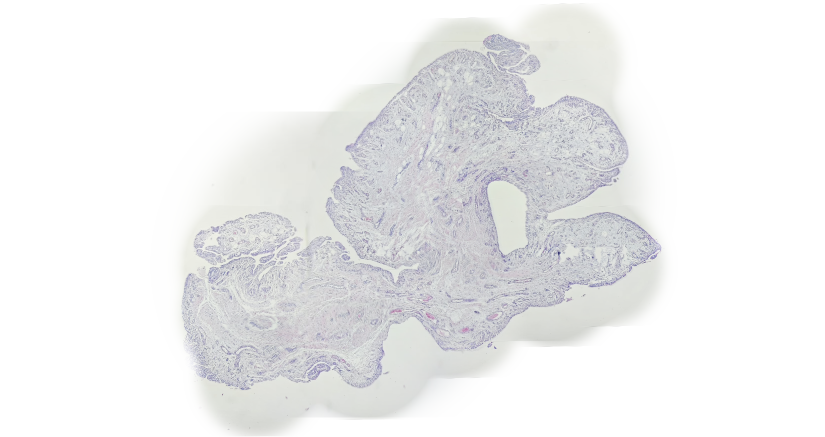
#> input picture sonuc.png, 1649 x 874 px, given as the content of the folder ./fotograflar, which was not available (shown at 1/2 size)
$ python mikroskop_birlestir.py --girdi ./fotograflar --cikti sonuc.png
#> lines starting #> are read from the running program, lines starting #| are printed output that depends on the picture; pictures that were not available may be replaced by others from this repository, and a replacement may not be noted
### mikroskop_core.py
"""
mikroskop_core.py
------------------
CLI ve GUI'nin ortak kullandığı çekirdek fonksiyonlar:
  - ön işleme (ışık eşitleme / vinyet düzeltme)
  - stitching (hazır cv2.Stitcher + manuel afin/feather yedek yöntem)
  - farklı objektiflerden (büyütmelerden) gelen görüntüleri otomatik ayırma
"""

import glob
import os

import cv2
import numpy as np


# --------------------------------------------------------------------------
# ÖN İŞLEME
# --------------------------------------------------------------------------
# [29 lines left out: functions isik_esitle, vinyet_duzelt, on_isle, not called in this run]


# --------------------------------------------------------------------------
# TELEFON+OKÜLER SİYAH KENAR KIRPMA
# --------------------------------------------------------------------------
def daire_alanini_kirp(img, esik=25, kapama_oran=0.03, kenar_payi_oran=0.01,
                        min_alan_orani=0.15):
    """Telefonla oküler üzerinden çekilen fotoğraflardaki geniş siyah kenar
    boşluğunu (mikroskobun dairesel görüş alanı dışını) kırpar.

    Koyu renkli (yoğun boyalı) doku bölgelerinin yanlışlıkla "arka plan"
    sayılıp maskede delik açmaması için önce morfolojik kapama ile küçük
    boşluklar doldurulur, sonra en büyük bağlı bölgenin (dairenin) sınır
    kutusuna kırpılır. Siyah kenarlık YOKSA (örn. sıradan bir fotoğrafsa)
    tespit edilen alan zaten neredeyse tüm kareyi kaplayacağından kırpma
    isteğe bağlı olarak hemen hemen hiçbir şey yapmaz -- yani varsayılan
    olarak açık bırakmak güvenlidir.
    """
    h, w = img.shape[:2]
    gray = cv2.cvtColor(img, cv2.COLOR_BGR2GRAY)
    _, ham = cv2.threshold(gray, esik, 255, cv2.THRESH_BINARY)

    k = max(3, int(min(h, w) * kapama_oran)) | 1
    cekirdek = cv2.getStructuringElement(cv2.MORPH_ELLIPSE, (k, k))
    kapali = cv2.morphologyEx(ham, cv2.MORPH_CLOSE, cekirdek)
    kapali = cv2.morphologyEx(kapali, cv2.MORPH_OPEN, cekirdek)

    konturlar, _ = cv2.findContours(kapali, cv2.RETR_EXTERNAL, cv2.CHAIN_APPROX_SIMPLE)
    if not konturlar:
        return img

    en_buyuk = max(konturlar, key=cv2.contourArea)
    if cv2.contourArea(en_buyuk) < min_alan_orani * h * w:
        return img  # şüpheli derecede küçük tespit -- dokunma

    x, y, bw, bh = cv2.boundingRect(en_buyuk)
    pay_x = int(bw * kenar_payi_oran)
    pay_y = int(bh * kenar_payi_oran)
    x0, y0 = max(0, x + pay_x), max(0, y + pay_y)
    x1, y1 = min(w, x + bw - pay_x), min(h, y + bh - pay_y)
    if x1 <= x0 or y1 <= y0:
        return img
    return img[y0:y1, x0:x1]


# --------------------------------------------------------------------------
# YÖNTEM A: cv2.Stitcher (SCANS = afin/düzlemsel, PANORAMA = perspektif)
# --------------------------------------------------------------------------
# [35 lines left out: function opencv_stitcher_ile_birlestir, not called in this run]


# --------------------------------------------------------------------------
# ÖZELLİK EŞLEŞTİRME (hem stitching hem büyütme/ölçek tespiti için ortak)
# --------------------------------------------------------------------------
# Efor seviyesine göre ayarlar: daha yüksek efor = daha büyük görüntü, daha
# fazla/daha hassas özellik noktası, daha gevşek eşikler -> zayıf örtüşen /
# düşük kontrastlı (doku) alanlarda daha fazla gerçek eşleşme yakalar,
# ama daha yavaştır.
EFOR_AYARLARI = {
    "hizli":  dict(max_boyut=500,  min_inlier=10, oran_esik=0.70, ransac_esik=3.0,
                    on_clahe=False, ikinci_deneme=False,
                    sift=dict(nfeatures=0, contrastThreshold=0.04, edgeThreshold=10, nOctaveLayers=3)),
    "normal": dict(max_boyut=900,  min_inlier=8,  oran_esik=0.75, ransac_esik=4.0,
                    on_clahe=True,  ikinci_deneme=False,
                    sift=dict(nfeatures=0, contrastThreshold=0.03, edgeThreshold=12, nOctaveLayers=3)),
    "yuksek": dict(max_boyut=1600, min_inlier=6,  oran_esik=0.80, ransac_esik=5.0,
                    on_clahe=True,  ikinci_deneme=True,
                    sift=dict(nfeatures=0, contrastThreshold=0.015, edgeThreshold=18, nOctaveLayers=4)),
}


def varsayilan_detector(efor="normal", tip="sift"):
    if tip == "orb":
        nfeat = {"hizli": 1500, "normal": 4000, "yuksek": 8000}[efor]
        return cv2.ORB_create(nfeat)
    if hasattr(cv2, "SIFT_create"):
        return cv2.SIFT_create(**EFOR_AYARLARI[efor]["sift"])
    return cv2.ORB_create({"hizli": 1500, "normal": 4000, "yuksek": 8000}[efor])


def _tespit_gorseli_hazirla(img, on_clahe):
    """Özellik tespiti için gri tona çevirir; on_clahe=True ise düşük
    kontrastlı doku alanlarında daha fazla köşe/nokta ortaya çıkarmak için
    kontrastı yerel olarak artırır (yalnızca tespit için, çıktı görüntüsünü
    etkilemez)."""
    g = cv2.cvtColor(img, cv2.COLOR_BGR2GRAY)
    if on_clahe:
        g = cv2.createCLAHE(clipLimit=3.0, tileGridSize=(8, 8)).apply(g)
    return g


def ozellik_cikar(img, detector, on_clahe=False):
    """Bir görüntüden özellik noktalarını ve tanımlayıcıları BİR KEZ çıkarır.
    Bunu her çift için değil, her görüntü için bir kez çağırıp sonucu
    önbelleğe almak, N görüntülük bir kümede N^2 yerine N özellik çıkarımı
    yapılmasını sağlar (asıl performans kazancı buradan gelir)."""
    g = _tespit_gorseli_hazirla(img, on_clahe)
    kp, des = detector.detectAndCompute(g, None)
    return kp, des


# [49 lines left out: functions _eslestir_ve_puanla, ozellik_bul_eslesir, canvas_uzerine_harmanla, not called in this run]


# --------------------------------------------------------------------------
# YÖNTEM B: Manuel özellik-tabanlı GRAF birleştirme + feather blending
# --------------------------------------------------------------------------
# NOT: Görüntüler her zaman tek sıralı bir zincir (1-2-3-4-5) gibi örtüşmez;
# 2 boyutlu bir grid halinde çekilmiş fotoğraflarda (örn. sağ-üst ile sol-alt)
# ardışık olmayan çiftler hiç örtüşmeyebilir. Bu yüzden ÖNCE tüm ikili
# eşleşmeler bulunur, SONRA en güvenilir (en çok inlier'lı) bağlantılardan bir
# "maksimum yayılma ağacı" kurulur ve her görüntünün global konumu bu ağaç
# üzerinden (kökten BFS ile) hesaplanır. Bu, cv2.Stitcher'ın içeride yaptığı
# eşleşme-grafiği yaklaşımının basitleştirilmiş bir versiyonudur.
def _afin_uygula(pts, M):
    pts_h = np.hstack([pts, np.ones((pts.shape[0], 1), dtype=np.float32)])
    return (M.astype(np.float32) @ pts_h.T).T


# [202 lines left out: functions _gecerli_afin_mi, _olcekten_geri_don, _kazanc_orani_hesapla, _ikili_kenarlari_bul, manuel_birlestir, not called in this run]


# --------------------------------------------------------------------------
# FARKLI OBJEKTİF / BÜYÜTME TESPİTİ
# --------------------------------------------------------------------------
def _kucult(img, max_boyut=600):
    h, w = img.shape[:2]
    olcek = max_boyut / max(h, w)
    if olcek < 1:
        return cv2.resize(img, (int(w * olcek), int(h * olcek)), interpolation=cv2.INTER_AREA), olcek
    return img, 1.0


# [23 lines left out: function gorece_olcek_tahmin_et, not called in this run]


class _BirlesikKume:
    """Union-Find: aynı büyütme grubuna giren görüntüleri kümelemek için."""

    def __init__(self, n):
        self.parent = list(range(n))

    def bul(self, x):
        while self.parent[x] != x:
            self.parent[x] = self.parent[self.parent[x]]
            x = self.parent[x]
        return x

    # [4 lines left out: function birlestir, not called in this run]


def objektif_gruplarini_bul(images, tol_dusuk=0.8, tol_yuksek=1.25, efor="normal",
                             ilerleme_callback=None):
    """Görüntüleri, birbirine göre ~aynı ölçekte (aynı objektif/büyütme)
    olanları aynı grupta toplayacak şekilde otomatik kümeler.

    tol_dusuk / tol_yuksek: iki görüntü arasındaki ölçüşülen ölçek oranı bu
    aralıktaysa "aynı büyütme" kabul edilir. Patoloji objektiflerinde
    ardışık büyütme adımları (4x->10x, 10x->20x, 20x->40x) genelde >=2x
    ölçek farkı yarattığından varsayılan 0.8-1.25 aralığı güvenli bir eşiktir.

    efor: "hizli" | "normal" | "yuksek". Yüksek efor; daha büyük çözünürlükte
    eşleştirme, kontrast artırma (CLAHE) ve SIFT başarısız olursa ORB ile
    ikinci deneme yapar -> zayıf örtüşen/düşük kontrastlı gerçek fotoğraflarda
    gereksiz grup bölünmesini azaltır, ama daha uzun sürer.

    Performans: her görüntünün özellikleri (küçültülmüş halde) yalnızca BİR
    KEZ çıkarılır ve önbelleğe alınır; N^2 çift için her seferinde yeniden
    çıkarım yapılmaz.

    Dönüş: (gruplar, oran_tablosu)
        gruplar: [[idx, idx, ...], ...]  -- her biri bir büyütme grubunun indeksleri
        oran_tablosu: {(i,j): (oran, inlier_sayisi)} -- teşhis/loglama için
    """
    n = len(images)
    ayar = EFOR_AYARLARI[efor]
    min_esl = min(8, ayar["min_inlier"])
    sift_det = varsayilan_detector(efor, tip="sift")
    orb_det = varsayilan_detector(efor, tip="orb") if ayar["ikinci_deneme"] else None

    kucukler, olcekler = [], []
    for im in images:
        small, s = _kucult(im, ayar["max_boyut"])
        kucukler.append(small)
        olcekler.append(s)

    ozellikler_sift = [ozellik_cikar(im, sift_det, on_clahe=ayar["on_clahe"]) for im in kucukler]
    ozellikler_orb = ([ozellik_cikar(im, orb_det, on_clahe=ayar["on_clahe"]) for im in kucukler]
                       if orb_det is not None else [(None, None)] * n)

    uf = _BirlesikKume(n)
    oran_tablosu = {}

    toplam = n * (n - 1) // 2
    yapilan = 0
    for i in range(n):
        for j in range(i + 1, n):
            kp_i, des_i = ozellikler_sift[i]
            kp_j, des_j = ozellikler_sift[j]
            eslesme = _eslestir_ve_puanla(kp_i, des_i, kp_j, des_j,
                                           oran_esik=ayar["oran_esik"], min_eslesme=min_esl)
            if eslesme is None and orb_det is not None:
                kp_i2, des_i2 = ozellikler_orb[i]
                kp_j2, des_j2 = ozellikler_orb[j]
                eslesme = _eslestir_ve_puanla(kp_i2, des_i2, kp_j2, des_j2,
                                               oran_esik=ayar["oran_esik"], min_eslesme=min_esl)
            yapilan += 1
            if ilerleme_callback:
                ilerleme_callback(yapilan, toplam)
            if eslesme is None:
                continue
            pts_i, pts_j = eslesme
            M, inliers = cv2.estimateAffinePartial2D(pts_j, pts_i, method=cv2.RANSAC,
                                                       ransacReprojThreshold=ayar["ransac_esik"])
            if M is None:
                continue
            inlier_sayisi = int(inliers.sum()) if inliers is not None else len(pts_i)
            if inlier_sayisi < ayar["min_inlier"]:
                continue
            oran = float(np.hypot(M[0, 0], M[1, 0])) * (olcekler[j] / olcekler[i])
            oran_tablosu[(i, j)] = (oran, inlier_sayisi)
            if tol_dusuk <= oran <= tol_yuksek:
                uf.birlestir(i, j)

    gruplar_dict = {}
    for i in range(n):
        k = uf.bul(i)
        gruplar_dict.setdefault(k, []).append(i)

    # Büyük gruptan küçüğe sırala (en çok görüntü içeren grup önce)
    gruplar = sorted(gruplar_dict.values(), key=len, reverse=True)
    return gruplar, oran_tablosu


# --------------------------------------------------------------------------
# DOSYA YÜKLEME
# --------------------------------------------------------------------------
DESTEKLENEN_UZANTILAR = ("*.jpg", "*.jpeg", "*.png", "*.JPG", "*.JPEG", "*.PNG")


def klasorden_dosya_listele(klasor):
    yollar = []
    for desen in DESTEKLENEN_UZANTILAR:
        yollar.extend(glob.glob(os.path.join(klasor, desen)))
    return sorted(set(yollar))


def dosyalari_yukle(yollar):
    imgs, gecerli_yollar = [], []
    for y in yollar:
        im = cv2.imread(y)
        if im is None:
            print(f"[UYARI] okunamadı: {y}")
            continue
        imgs.append(im)
        gecerli_yollar.append(y)
    return imgs, gecerli_yollar


# cv2.Stitcher, bu sayıdan fazla görüntüde denenmez (bkz. grup_birlestir notu)
CV_STITCHER_MAKS_GORUNTU = 12


# --------------------------------------------------------------------------
# TEK BİR GRUP İÇİN TAM BİRLEŞTİRME AKIŞI (opencv -> başarısızsa manuel)
# --------------------------------------------------------------------------
# [39 lines left out: function grup_birlestir, not called in this run]

### mikroskop_birlestir.py
#!/usr/bin/env python3
"""
mikroskop_birlestir.py (CLI)
-----------------------------
Telefonla oküler üzerinden farklı alanlardan çekilmiş fotoğrafları tek bir
kompozit görüntüde birleştirir (Microsoft Image Composite Editor benzeri).
Görüntüler arasında farklı OBJEKTİF/BÜYÜTME varsa bunları otomatik ayırt
edip her büyütme için ayrı bir kompozit üretir.

Görsel (fare ile tıklayarak) dosya seçmek isterseniz: mikroskop_gui.py

Kullanım:
    python3 mikroskop_birlestir.py --girdi ./fotograflar --cikti sonuc.png

    # Belirli dosyaları elle listelemek isterseniz:
    python3 mikroskop_birlestir.py --dosyalar a.jpg b.jpg c.jpg --cikti sonuc.png

    # Farklı büyütmeleri otomatik ayırmadan hepsini tek grupta zorlamak için:
    python3 mikroskop_birlestir.py --girdi ./fotograflar --tek-grup

Gereksinimler:
    pip install opencv-contrib-python numpy --break-system-packages
"""

import argparse
import os
import sys

import cv2

import mikroskop_core as core


def gorseleri_yukle(args):
    if args.dosyalar:
        yollar = args.dosyalar
    elif args.girdi:
        yollar = core.klasorden_dosya_listele(args.girdi)
        if not yollar:
            sys.exit(f"HATA: '{args.girdi}' klasöründe görüntü bulunamadı.")
    else:
        sys.exit("HATA: --girdi (klasör) veya --dosyalar (dosya listesi) belirtmelisiniz.")

    imgs, gecerli_yollar = core.dosyalari_yukle(yollar)
#> in dosyalari_yukle, im is the input picture: shape (874, 1649, 3); mean B, G, R 238.3, 237.9, 237.5
    if not imgs:
        sys.exit("HATA: Hiçbir görüntü okunamadı.")
    return imgs, gecerli_yollar


def main():
    ap = argparse.ArgumentParser(description="Oküler/telefon alan fotoğraflarını tek görüntüde birleştir")
    kaynak = ap.add_mutually_exclusive_group()
    kaynak.add_argument("--girdi", help="Fotoğrafların olduğu klasör")
    kaynak.add_argument("--dosyalar", nargs="+", help="Birleştirilecek dosyaların tam listesi")

    ap.add_argument("--cikti", default="sonuc.png", help="Çıktı dosya adı (tabanı)")
    ap.add_argument("--stitcher-modu", choices=["SCANS", "PANORAMA"], default="SCANS",
                     help="cv2.Stitcher için: SCANS=afin/düzlemsel (önerilen), PANORAMA=perspektif")
    ap.add_argument("--vinyet-duzelt", action="store_true", help="Kenar kararmasını (vinyet) düzelt")
    ap.add_argument("--isik-esitle", action="store_true", help="CLAHE ile pozlama farklarını dengele")
    ap.add_argument("--kenar-kirp-kapat", action="store_true",
                     help="Oküler fotoğraflarındaki siyah çevre kenarlığını otomatik kırpmayı kapat "
                          "(varsayılan: açık -- siyah kenarlık yoksa zaten neredeyse hiçbir şey kırpmaz)")

    ap.add_argument("--tek-grup", action="store_true",
                     help="Farklı objektif/büyütme tespitini kapat, tüm görüntüleri tek grup say")
    ap.add_argument("--olcek-tolerans-dusuk", type=float, default=0.8,
                     help="Aynı büyütme kabul edilecek alt ölçek sınırı (varsayılan 0.8)")
    ap.add_argument("--olcek-tolerans-yuksek", type=float, default=1.25,
                     help="Aynı büyütme kabul edilecek üst ölçek sınırı (varsayılan 1.25)")
    ap.add_argument("--efor", choices=["hizli", "normal", "yuksek"], default="normal",
                     help="Eşleştirme titizliği. 'yuksek': daha büyük çözünürlükte eşleştirme + "
                          "kontrast artırma + gevşek eşikler -> zayıf örtüşen/düşük kontrastlı "
                          "gerçek fotoğraflarda gereksiz grup bölünmesini azaltır ama yavaştır.")
    args = ap.parse_args()

    imgs, yollar = gorseleri_yukle(args)
#> in gorseleri_yukle, `imgs, gecerli_yollar = core.dosyalari_yukle(yollar)`: imgs = 1 item
#> imgs = 1 item; yollar = 1 item
    print(f"{len(imgs)} görüntü yüklendi: " + ", ".join(os.path.basename(y) for y in yollar))
#| 1 görüntü yüklendi: sonuc.png

    if not args.kenar_kirp_kapat:
        onceki_boyutlar = [im.shape[:2] for im in imgs]
#> onceki_boyutlar = [(874, 1649)]
        imgs = [core.daire_alanini_kirp(im) for im in imgs]
#> in daire_alanini_kirp, `_, ham = cv2.threshold(gray, esik, 255, cv2.THRESH_BINARY)`: ham: shape (874, 1649); every value is 255
#> in daire_alanini_kirp, `konturlar, _ = cv2.findContours(kapali, cv2.RETR_EXTERNAL, cv2.CHAIN_A..`: konturlar = [[[0, 0], [0, 873], [1648, 873], [1648, 0]]]
#> in daire_alanini_kirp, `en_buyuk = max(konturlar, key=cv2.contourArea)`: en_buyuk = [[0, 0], [0, 873], [1648, 873], [1648, 0]]
#> in daire_alanini_kirp, `x, y, bw, bh = cv2.boundingRect(en_buyuk)`: x = 0; bw = 1649; bh = 874
#> in daire_alanini_kirp, `pay_x = int(bw * kenar_payi_oran)`: pay_x = 16
#> in daire_alanini_kirp, `pay_y = int(bh * kenar_payi_oran)`: pay_y = 8
#> in daire_alanini_kirp, `x0, y0 = max(0, x + pay_x), max(0, y + pay_y)`: x0 = 16; y0 = 8
#> in daire_alanini_kirp, `x1, y1 = min(w, x + bw - pay_x), min(h, y + bh - pay_y)`: x1 = 1633; y1 = 866
#> in daire_alanini_kirp, `return img[y0:y1, x0:x1]`:
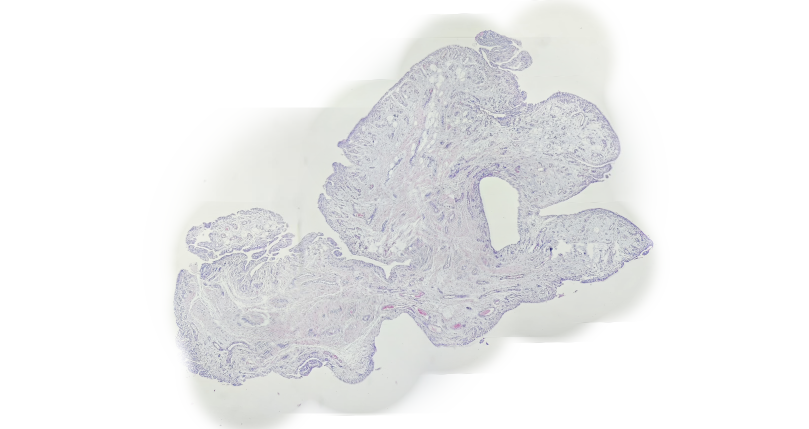
#> returned value: shape (858, 1617, 3) (shown at 1/2 size); mean of channels 0, 1, 2 237.7, 237.3, 236.8; drawn as B, G, R
        kirpilan = sum(1 for once, im in zip(onceki_boyutlar, imgs) if im.shape[:2] != once)
#> kirpilan = 1
        if kirpilan:
            print(f"Siyah çevre kenarlığı {kirpilan}/{len(imgs)} görüntüde otomatik kırpıldı.")
#| Siyah çevre kenarlığı 1/1 görüntüde otomatik kırpıldı.

    if args.vinyet_duzelt or args.isik_esitle:
        imgs = [core.on_isle(im, vinyet=args.vinyet_duzelt, isik=args.isik_esitle) for im in imgs]
        print("Ön işleme (vinyet/ışık eşitleme) uygulandı.")

    if args.tek_grup:
        gruplar = [list(range(len(imgs)))]
    else:
        print(f"Farklı objektif/büyütme grupları tespit ediliyor (efor={args.efor})...")
        gruplar, oran_tablosu = core.objektif_gruplarini_bul(
            imgs, tol_dusuk=args.olcek_tolerans_dusuk, tol_yuksek=args.olcek_tolerans_yuksek,
            efor=args.efor)
#> the loop in objektif_gruplarini_bul, `for im in images:` made 1 pass
#> (h in _kucult, w in _kucult, olcek in _kucult, s) on pass 1: (858, 1617, 0.557, 0.557)
#> pass 1, in objektif_gruplarini_bul, `small, s = _kucult(im, ayar["max_boyut"])`:
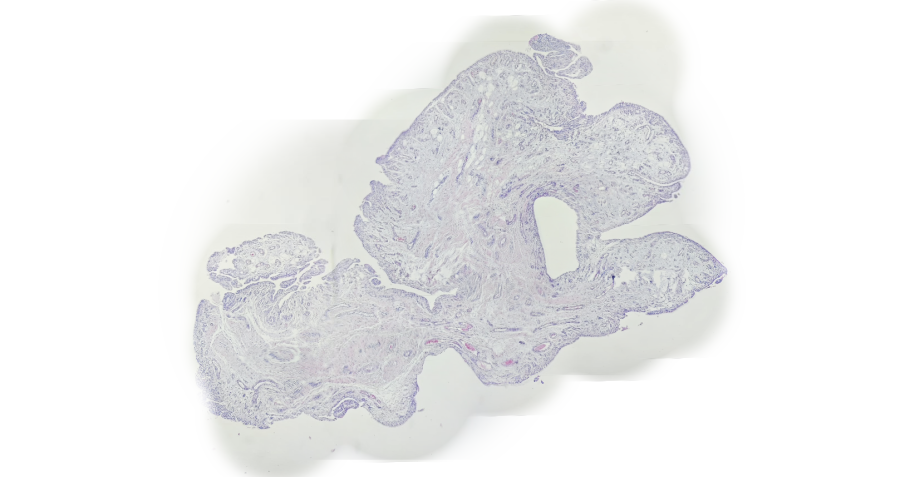
#> small: shape (477, 900, 3); mean of channels 0, 1, 2 237.7, 237.3, 236.8; drawn as B, G, R
#> after the loop in objektif_gruplarini_bul, `for im in images:`: kucukler = 1 item; olcekler = [0.557]
#> in _tespit_gorseli_hazirla, `g = cv2.createCLAHE(clipLimit=3.0, tileGridSize=(8, 8)).apply(g)`:
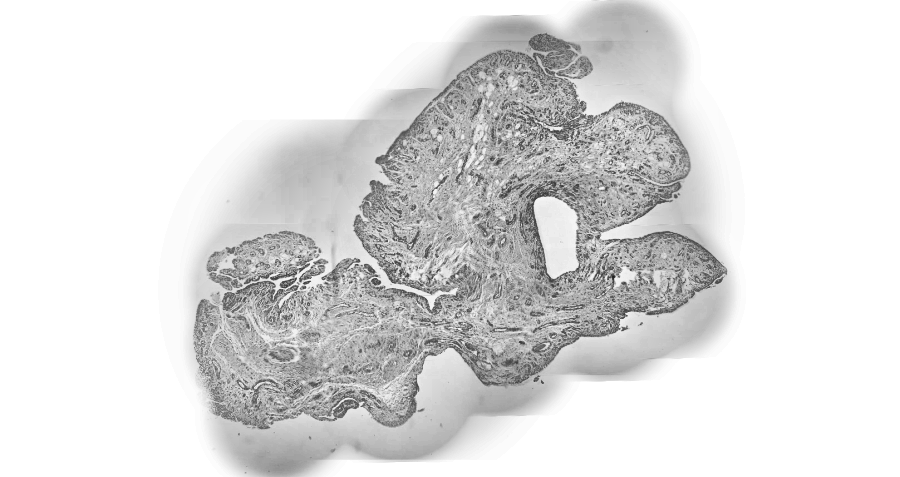
#> g: shape (477, 900); min 29, max 255, mean 222.1
#> in ozellik_cikar, `kp, des = detector.detectAndCompute(g, None)`: kp = 2362 keypoints; strongest (x, y, size): (613, 277, 2.7), (305, 283, 1.8), (624, 283, 2.7), (358, 261, 2.3)
#> in objektif_gruplarini_bul, `ozellikler_sift = [ozellik_cikar(im, sift_det, on_clahe=ayar["on_clahe..`: ozellikler_sift = 1 item
#> in objektif_gruplarini_bul, `toplam = n * (n - 1) // 2`: toplam = 0
#> after the loop in objektif_gruplarini_bul, `for i in range(n):`: oran_tablosu = 0 items; yapilan = 0
#> the loop in objektif_gruplarini_bul, `for i in range(n):` made 1 pass
#> k on pass 1: 0
#> after the loop in objektif_gruplarini_bul, `for i in range(n):`: gruplar_dict = {0: [0]}
#> in objektif_gruplarini_bul, `gruplar = sorted(gruplar_dict.values(), key=len, reverse=True)`: gruplar = [[0]]
#> gruplar = [[0]]; oran_tablosu = 0 items

        if len(gruplar) == 1:
            print("Tüm görüntüler aynı büyütme/objektife ait görünüyor -> tek kompozit üretilecek.")
        else:
            print(f"{len(gruplar)} farklı büyütme/objektif grubu tespit edildi:")
            for gi, grup in enumerate(gruplar, 1):
                dosyalar = [os.path.basename(yollar[i]) for i in grup]
                print(f"  Grup {gi} ({len(grup)} görüntü): {', '.join(dosyalar)}")
            # Teşhis amaçlı: gruplar arası ölçüşülen ortalama oran varsa göster
            for (i, j), (oran, inlier) in oran_tablosu.items():
                if not (args.olcek_tolerans_dusuk <= oran <= args.olcek_tolerans_yuksek):
                    print(f"    [bilgi] {os.path.basename(yollar[i])} <-> {os.path.basename(yollar[j])}: "
                          f"~{oran:.2f}x ölçek farkı ({inlier} eşleşme)")

    taban, uzanti = os.path.splitext(args.cikti)
    tek_grup_var = len(gruplar) == 1
#> tek_grup_var = True

    for gi, grup in enumerate(gruplar, 1):
        grup_imgs = [imgs[i] for i in grup]
        if len(grup_imgs) == 1:
            cikti_adi = args.cikti if tek_grup_var else f"{taban}_grup{gi}_tek{uzanti}"
            cv2.imwrite(cikti_adi, grup_imgs[0])
            print(f"[Grup {gi}] Tek görüntü, eşleşme bulunamadığı için olduğu gibi kaydedildi: {cikti_adi}")
            continue

        sonuc, yontem = core.grup_birlestir(grup_imgs, stitcher_modu=args.stitcher_modu, efor=args.efor)
        cikti_adi = args.cikti if tek_grup_var else f"{taban}_grup{gi}{uzanti}"
        cv2.imwrite(cikti_adi, sonuc)
        print(f"[Grup {gi}] Birleştirme yöntemi: {yontem} -> {cikti_adi} "
              f"({sonuc.shape[1]}x{sonuc.shape[0]})")
#> this loop made 1 pass
#> (gi, grup) on pass 1: (1, [0])
#| [Grup 1] Tek görüntü, eşleşme bulunamadığı için olduğu gibi kaydedildi: sonuc.png


if __name__ == "__main__":
    main()
